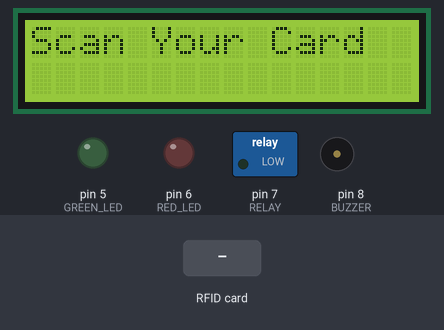
Bench run of a sketch on a simulated Arduino Uno, built with avr-gcc and run on an emulated ATmega328P. Shown: 16×2 character LCD, switched loads named in the sketch (green lamp = pin HIGH), output pins drawn as LEDs (lit = HIGH), buzzer (waves = sounding). Wiring (inferred from the names in the program): IR receiver: data pin 2. The test bench sets the inputs (shaded band). Pins used as bus, display or sensor lines are not drawn; what the sketch prints to the serial monitor is not drawn.

Above: at 2.8 s.
2.9 s: RFID card 00 00 00 00 held to the reader
At 4.4 s:
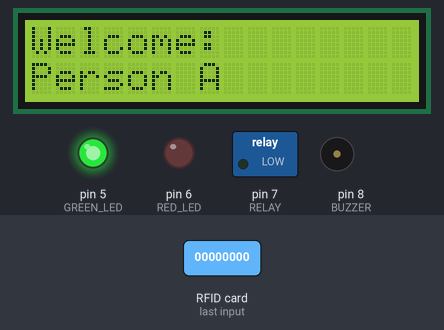
5.9 s: RFID card 5E 7A 19 C4 held to the reader
At 6.7 s:
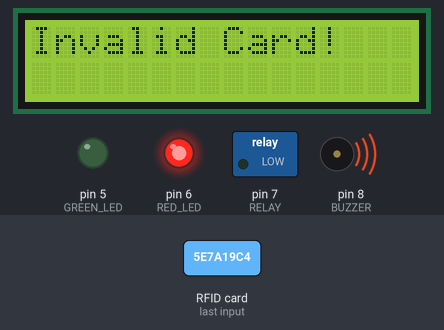
8.9 s: RFID card 00 00 00 00 held to the reader
At 10.4 s:
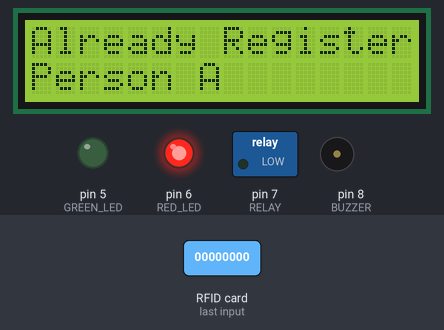
Timing chart, 0 to 12.5 s (numbered marks = the images above; inputs shaded):
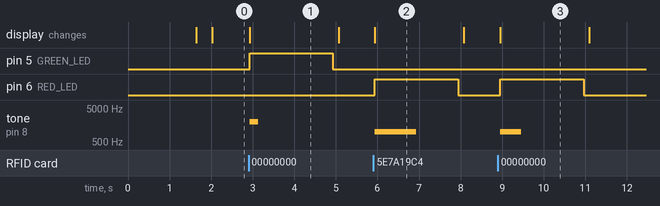

The sketch:

rfid_parking.ino
```cpp
/*
RFID Attendance System with IR Obstacle Detection
Author: NOUREDDINE AKOUCHAH
GitHub:https://github.com/noureddine-akouchah
Version: 1.0
Description: RFID-based attendance system with IR obstacle detection
             and relay control for security applications.
*/

#include <SPI.h>
#include <MFRC522.h>
#include <Wire.h>
#include <LiquidCrystal_I2C.h>

// Pin Definitions
#define SS_PIN 10
#define RST_PIN 9
#define RED_LED 6
#define GREEN_LED 5
#define BUZZER 8
#define RELAY 7
#define IR_SENSOR 2

// LCD Configuration
LiquidCrystal_I2C lcd(0x27, 16, 2);  // Use 0x3F if 0x27 doesn't work

// RFID Object
MFRC522 mfrc522(SS_PIN, RST_PIN);

// ============================================================================
// CARD CONFIGURATION - REPLACE WITH YOUR CARD UIDs
// ============================================================================
// To find your card UID, upload a simple RFID reader sketch first
// Example: File -> Examples -> MFRC522 -> DumpInfo

byte authorizedCards[][4] = {
  {0x00, 0x00, 0x00, 0x00},  // Card 1 - Replace with your UID
  {0x00, 0x00, 0x00, 0x00},  // Card 2 - Replace with your UID
  {0x00, 0x00, 0x00, 0x00},  // Card 3 - Replace with your UID
  {0x00, 0x00, 0x00, 0x00}   // Card 4 - Replace with your UID
};

// User Names for each card
String userNames[] = {
  "Person A",
  "Person B",
  "Person C",
  "Person D"
};

// User IDs for each card
int userIDs[] = {1001, 1002, 1003, 1004};

// ============================================================================
// SYSTEM VARIABLES - DO NOT MODIFY
// ============================================================================
bool registeredCards[4] = {false};
bool obstacleDetected = false;
unsigned long relayStartTime = 0;
const unsigned long RELAY_DURATION = 1500;  // Relay active duration in milliseconds

// ============================================================================
// FUNCTION PROTOTYPES
// ============================================================================
bool compareUID(byte *a, byte *b);
void processValidCard(int index);
void processInvalidCard();
void updateDisplay();

// ============================================================================
// SETUP FUNCTION
// ============================================================================
void setup() {
  // Initialize Serial Communication
  Serial.begin(9600);

  // Initialize SPI and RFID
  SPI.begin();
  mfrc522.PCD_Init();

  // Initialize LCD
  lcd.init();
  lcd.backlight();
  lcd.print("RFID System v1.0");
  delay(1500);
  lcd.clear();
  lcd.print("Ready...");

  // Configure Pins
  pinMode(RED_LED, OUTPUT);
  pinMode(GREEN_LED, OUTPUT);
  pinMode(BUZZER, OUTPUT);
  pinMode(RELAY, OUTPUT);
  pinMode(IR_SENSOR, INPUT);

  // Set Initial States
  digitalWrite(RELAY, LOW);
  digitalWrite(RED_LED, LOW);
  digitalWrite(GREEN_LED, LOW);

  // Initialize Data Logging Header
  Serial.println("CLEARSHEET");
  Serial.println("LABEL,Date,Time,Name,ID,Status");
}

// ============================================================================
// MAIN LOOP
// ============================================================================
void loop() {
  // ========== IR Obstacle Detection ==========
  int irValue = digitalRead(IR_SENSOR);

  // Activate relay when obstacle detected
  if (irValue == LOW && !obstacleDetected) {
    obstacleDetected = true;
    relayStartTime = millis();
    digitalWrite(RELAY, HIGH);
  }

  // Deactivate relay after specified duration
  if (obstacleDetected && (millis() - relayStartTime >= RELAY_DURATION)) {
    digitalWrite(RELAY, LOW);
    obstacleDetected = false;
  }

  // ========== RFID Processing ==========
  updateDisplay();

  // Check for new card present
  if (mfrc522.PICC_IsNewCardPresent() && mfrc522.PICC_ReadCardSerial()) {
    int cardIndex = -1;

    // Search for matching card
    for (int i = 0; i < 4; i++) {
      if (compareUID(mfrc522.uid.uidByte, authorizedCards[i])) {
        cardIndex = i;
        break;
      }
    }

    // Process card based on authorization
    if (cardIndex != -1) {
      processValidCard(cardIndex);
    } else {
      processInvalidCard();
    }

    mfrc522.PICC_HaltA();
  }

  delay(100);
}

// ============================================================================
// HELPER FUNCTIONS
// ============================================================================

// Compare two UIDs byte by byte
bool compareUID(byte *a, byte *b) {
  for (int i = 0; i < 4; i++) {
    if (a[i] != b[i]) return false;
  }
  return true;
}

// Process authorized card
void processValidCard(int index) {
  lcd.clear();

  if (!registeredCards[index]) {
    // First time registration
    registeredCards[index] = true;

    lcd.print("Welcome:");
    lcd.setCursor(0, 1);
    lcd.print(userNames[index]);

    // Log attendance data to serial
    Serial.print("DATA,DATE,TIME,");
    Serial.print(userNames[index]);
    Serial.print(",");
    Serial.print(userIDs[index]);
    Serial.println(",REGISTERED");

    // Success feedback
    digitalWrite(GREEN_LED, HIGH);
    tone(BUZZER, 2000, 200);
    delay(2000);
    digitalWrite(GREEN_LED, LOW);
  } else {
    // Already registered
    lcd.print("Already Registered");
    lcd.setCursor(0, 1);
    lcd.print(userNames[index]);

    // Warning feedback
    digitalWrite(RED_LED, HIGH);
    tone(BUZZER, 1000, 500);
    delay(2000);
    digitalWrite(RED_LED, LOW);
  }
}

// Process unauthorized card
void processInvalidCard() {
  lcd.clear();
  lcd.print("Invalid Card!");

  // Error feedback
  digitalWrite(RED_LED, HIGH);
  tone(BUZZER, 1000, 1000);
  delay(2000);
  digitalWrite(RED_LED, LOW);
}

// Update LCD display periodically
void updateDisplay() {
  static unsigned long lastUpdate = 0;

  if (millis() - lastUpdate > 2000) {
    lcd.clear();
    lcd.print("Scan Your Card");
    lastUpdate = millis();
  }
}
```

Measured:
- after the input at 2.9 s, pin 5 (GREEN_LED): LOW → HIGH at once, → LOW 2.0 s later; tone on pin 8 (BUZZER): silent → 2000 Hz at once, → silent 0.20 s later; the display: changes at once (image 1)
- after the input at 5.9 s, pin 6 (RED_LED): LOW → HIGH at once, → LOW 2.0 s later; tone on pin 8 (BUZZER): silent → 1000 Hz at once, → silent 1.0 s later; the display: changes at once (image 2)
- after the input at 8.9 s, pin 6 (RED_LED): LOW → HIGH after 0.06 s, → LOW 2.0 s later; tone on pin 8 (BUZZER): silent → 1000 Hz after 0.06 s, → silent 0.50 s later; the display: changes after 0.06 s (image 3)
- what the display in image 1 shows lasts 2.2 s, from 2.9 s to 5.1 s
